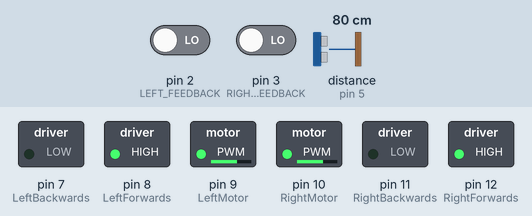
A sketch run on a simulated Arduino Uno, built with avr-gcc and run on an emulated ATmega328P. On the bench: switched loads named in the sketch (green lamp = pin HIGH). Inputs (shaded band) come from the test bench; at power-on: pin 2 (LEFT_FEEDBACK) LOW, pin 3 (RIGHT_FEEDBACK) LOW, distance to the obstacle (sensor on pin 5) 80 cm. The echo pulse lasts 58.3 µs per cm; what the sketch prints to the serial monitor is not drawn.

Above: at 0.1 s.
At 8.4 s:
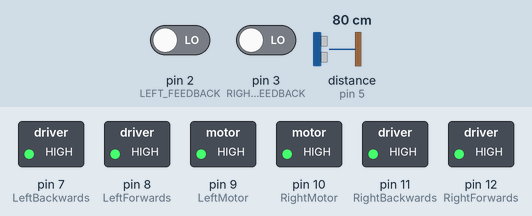
At 16.7 s:
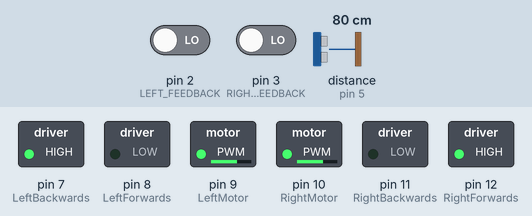
At 35.0 s:
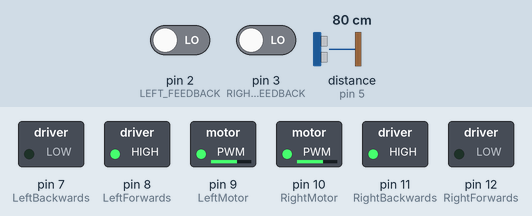
Timing chart, 0 to 38.7 s (numbered marks = the images above):
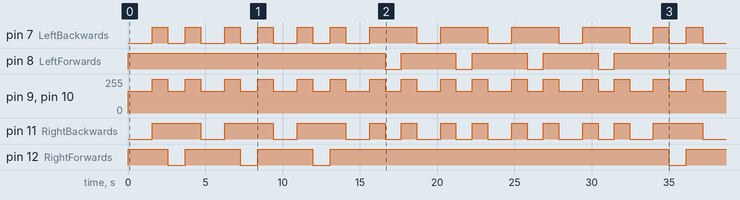

The sketch:

Presentation_Code.ino
```cpp
int LeftForwards = 8;
int LeftBackwards = 7;
int LeftMotor = 9;
int RightMotor = 10;
int RightForwards = 12;
int RightBackwards = 11;
int LeftSpeed = 165;
int RightSpeed = 165;

int distance = 0;

int finish_story = 1;

#include <NewPing.h>

#define DOWN_TRIGGER_PIN 13
#define DOWN_ECHO_PIN 17
#define TRIGGER_PIN 4 // Arduino pin tied to trigger pin on the ultrasonic sensor.
#define ECHO_PIN     5  // Arduino pin tied to echo pin on the ultrasonic sensor.
#define MAX_DISTANCE 200 // Maximum distance we want to ping for (in centimeters). Maximum sensor distance is rated at 400-500cm.

NewPing sonar(TRIGGER_PIN, ECHO_PIN, MAX_DISTANCE); // NewPing setup of pins and maximum distance.
NewPing down_sonar(DOWN_TRIGGER_PIN, DOWN_ECHO_PIN, MAX_DISTANCE);

const int LEFT_FEEDBACK = 2; //pin numbers on rover
const int RIGHT_FEEDBACK = 3;

volatile int leftcounter = 0; //Initiate counter to zero for start
volatile int rightcounter = 0; //counter could always be reset

int start_time = millis();


// the setup function runs once when you press reset or power the board
void setup() {

  Serial.begin(115200);
  int distance = sonar.ping_cm();
  attachInterrupt(digitalPinToInterrupt(LEFT_FEEDBACK), LeftMotorISR, RISING);
  attachInterrupt(digitalPinToInterrupt(RIGHT_FEEDBACK), RightMotorISR, RISING);

  pinMode(LeftForwards, OUTPUT);
  pinMode(LeftBackwards, OUTPUT);
  pinMode(LeftMotor, OUTPUT);
  pinMode(RightMotor, OUTPUT);
  pinMode(RightForwards, OUTPUT);
  pinMode(RightBackwards, OUTPUT);
}

void rover_forwards_with_delay(int delayTime) {
  digitalWrite(LeftMotor, HIGH);
  digitalWrite(LeftForwards, HIGH);
  digitalWrite(LeftBackwards, LOW);
  digitalWrite(RightMotor, HIGH);
  digitalWrite(RightForwards, HIGH);
  digitalWrite(RightBackwards, LOW);
  delay(delayTime);
}

void rover_right() {
  analogWrite(LeftMotor, LeftSpeed);
  digitalWrite(LeftForwards, HIGH);
  digitalWrite(LeftBackwards, LOW);
  analogWrite(RightMotor, RightSpeed);
  digitalWrite(RightForwards, LOW);
  digitalWrite(RightBackwards, HIGH);
}

void rover_left() {
  analogWrite(LeftMotor, LeftSpeed);
  digitalWrite(LeftForwards, LOW);
  digitalWrite(LeftBackwards, HIGH);
  analogWrite(RightMotor, RightSpeed);
  digitalWrite(RightForwards, HIGH);
  digitalWrite(RightBackwards, LOW);
}

void rover_forwards() {
  analogWrite(LeftMotor, LeftSpeed);
  digitalWrite(LeftForwards, HIGH);
  digitalWrite(LeftBackwards, LOW);
  analogWrite(RightMotor, RightSpeed);
  digitalWrite(RightForwards, HIGH);
  digitalWrite(RightBackwards, LOW);

}

void rover_backwards() {
  digitalWrite(LeftMotor, HIGH);
  digitalWrite(LeftForwards,LOW);
  digitalWrite(LeftBackwards, HIGH);
  digitalWrite(RightMotor, HIGH);
  digitalWrite(RightForwards,LOW);
  digitalWrite(RightBackwards, HIGH);
}

void rover_soft_stop(int delayTime) {
  digitalWrite(LeftMotor, LOW);
  digitalWrite(LeftForwards,LOW);
  digitalWrite(LeftBackwards, LOW);
  digitalWrite(RightMotor, LOW);
  digitalWrite(RightForwards,LOW);
  digitalWrite(RightBackwards, LOW);
  delay(delayTime);
}

void rover_hard_stop(int delayTime) {
  digitalWrite(LeftMotor, HIGH);
  digitalWrite(LeftForwards,HIGH);
  digitalWrite(LeftBackwards, HIGH);
  digitalWrite(RightMotor, HIGH);
  digitalWrite(RightForwards,HIGH);
  digitalWrite(RightBackwards, HIGH);
  delay(delayTime);
}

void backwards_figure_eight() {

  rover_backwards();
  delay(1550);
  rover_hard_stop(1000);

  rover_right();
  delay(1140);
  rover_hard_stop(1000);


  rover_backwards();
  delay(1550);
  rover_hard_stop(1000);

  rover_right();
  delay(1140);
  rover_hard_stop(1000);


  rover_backwards();
  delay(1550);
  rover_hard_stop(1000);

  rover_right();
  delay(1140);
  rover_hard_stop(1000);

  rover_backwards();
  delay(1550);
  rover_hard_stop(1000);

  rover_right();
  delay(1040);
  rover_hard_stop(1000);

  rover_backwards();
  delay(1550);
  rover_hard_stop(1000);

  rover_left();
  delay(1055);
  rover_hard_stop(1000);

  rover_backwards();
  delay(1550);
  rover_hard_stop(1000);

  rover_left();
  delay(1055);
  rover_hard_stop(1000);

  rover_backwards();
  delay(1545);
  rover_hard_stop(1000);

  rover_left();
  delay(1045);
  rover_hard_stop(1000);

  rover_backwards();
  delay(1500);
  rover_hard_stop(1000);

}

void forwards_figure_eight() {

  rover_forwards();
  delay(1550);
  rover_hard_stop(1000);

  rover_right();
  delay(1140);
  rover_hard_stop(1000);

  rover_forwards();
  delay(1550);
  rover_hard_stop(1000);

  rover_right();
  delay(1140);
  rover_hard_stop(1000);

  rover_forwards();
  delay(1550);
  rover_hard_stop(1000);

  rover_right();
  delay(1140);
  rover_hard_stop(1000);

  rover_forwards();
  delay(1550);
  rover_hard_stop(1000);

  rover_left();
  delay(1040);
  rover_hard_stop(1000);

  rover_forwards();
  delay(1550);
  rover_hard_stop(1000);

  rover_left();
  delay(1050);
  rover_hard_stop(1000);

  rover_forwards();
  delay(1550);
  rover_hard_stop(1000);

  rover_left();
  delay(1050);
  rover_hard_stop(1000);

  rover_forwards();
  delay(1555);
  rover_hard_stop(1000);

  rover_left();
  delay(1045);
  rover_hard_stop(1000);

  rover_forwards();
  delay(1510);
  rover_hard_stop(1000);

  rover_right();
  delay(1150);
  rover_hard_stop(1000);


}

void rover_sensor_forwards(){

  while(finish_story == 2){
    int distance = centimeters();

    rover_forwards();

    if (distance > 10 and distance < 15) {

      rover_hard_stop(1000);

      rover_left();

      delay(1030);

      finish_story = 3;

    }

  }


}

void rover_sensor_down(){

  while(finish_story == 3){

    int distance = down_centimeters();

    delay(50);

    rover_forwards();

    if (distance >13) {

      rover_hard_stop(500);

      rover_backwards();

      delay(250);

      rover_left();

      delay(2025);

      rover_forwards();

      delay(5500);

      rover_left();

      delay(4120);

      rover_right();

      delay(4120);

      rover_hard_stop(500);

      exit(0);

    }
  }

}


// the loop function runs over and over again forever
void loop() {


  if (finish_story == 1){

    forwards_figure_eight();

    finish_story = 2;

  }

  if (finish_story == 2) {

    rover_sensor_forwards();

    finish_story = 3;

  }

  if (finish_story == 3){

    rover_sensor_down();

  }

}

void LeftMotorISR(){
  leftcounter++;
}

void RightMotorISR(){
  rightcounter++;
}
```

extras.ino
```cpp
void story_6() {
  rover_forwards();

  Serial.print("Left Counter ");
  Serial.println(leftcounter);
  //Serial.print("Left Speed ");
  //Serial.println(LeftSpeed);

  Serial.print("Right Counter ");
  Serial.println(rightcounter);
  //Serial.print("Right Speed ");
  //Serial.println(RightSpeed);

  // int current_time = millis();

  if(leftcounter > rightcounter){
    LeftSpeed = LeftSpeed - 2;
    RightSpeed = RightSpeed + 2;
  }
  else if(rightcounter > leftcounter){
    RightSpeed = RightSpeed - 3;
    LeftSpeed = LeftSpeed + 3;
  }
  else{
    LeftSpeed = 165;
    RightSpeed = 165;
  }

  if(rightcounter >= 930){
    rover_hard_stop(2000);
    rover_soft_stop(110000);
  }

}

int centimeters() {
  delay(50);                     // Wait 50ms between pings (about 20 pings/sec). 29ms should be the shortest delay between pings.
  Serial.print("Ping: ");
  int distance = sonar.ping_cm();

  Serial.print(distance); // Send ping, get distance in cm and print result (0 = outside set distance range)
  Serial.println("cm");
  return distance;
}


int down_centimeters() {
  delay(50);                     // Wait 50ms between pings (about 20 pings/sec). 29ms should be the shortest delay between pings.
  Serial.print("Ping: ");
  int distance = down_sonar.ping_cm();
  return distance;
  Serial.print(distance); // Send ping, get distance in cm and print result (0 = outside set distance range)
  Serial.println("cm");
}
```

Measured:
- by itself, pin 7 (LeftBackwards): LOW → HIGH at 1.6 s, → LOW 1.0 s later, → HIGH 1.1 s later, → LOW 1.0 s later, … (24 changes in this stretch)
- by itself, pin 8 (LeftForwards): repeats every 4.6 s: LOW 1.0 s, HIGH 3.6 s, until it stays HIGH from 31.5 s
- by itself, pin 9 (LeftMotor), pin 10 (RightMotor): repeats every 4.7 s: 255/255 1.0 s, 165/255 1.1 s, 255/255 1.0 s, 165/255 1.6 s
- by itself, pin 11 (RightBackwards): repeats every 4.6 s: HIGH 1.0 s, LOW 1.0 s, HIGH 1.0 s, LOW 1.6 s
- by itself, pin 12 (RightForwards): LOW → HIGH at 0.01 s, → LOW 2.6 s later, → HIGH 1.1 s later, → LOW 3.6 s later, … (9 changes in this stretch)
